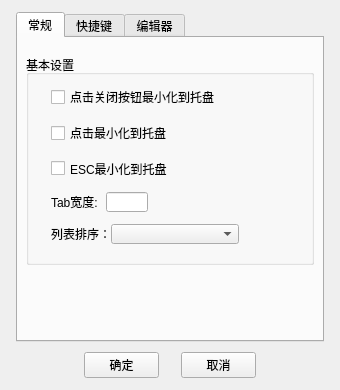
<?xml version="1.0" encoding="UTF-8"?>
<ui version="4.0">
 <class>SetDialog</class>
 <widget class="QDialog" name="SetDialog">
  <property name="geometry">
   <rect>
    <x>0</x>
    <y>0</y>
    <width>340</width>
    <height>390</height>
   </rect>
  </property>
  <property name="sizePolicy">
   <sizepolicy hsizetype="Fixed" vsizetype="Fixed">
    <horstretch>0</horstretch>
    <verstretch>0</verstretch>
   </sizepolicy>
  </property>
  <property name="minimumSize">
   <size>
    <width>340</width>
    <height>390</height>
   </size>
  </property>
  <property name="maximumSize">
   <size>
    <width>340</width>
    <height>390</height>
   </size>
  </property>
  <property name="windowTitle">
   <string>设置</string>
  </property>
  <widget class="QTabWidget" name="tabWidget">
   <property name="geometry">
    <rect>
     <x>16</x>
     <y>12</y>
     <width>308</width>
     <height>330</height>
    </rect>
   </property>
   <property name="currentIndex">
    <number>0</number>
   </property>
   <widget class="QWidget" name="tabGeneral">
    <attribute name="title">
     <string>常规</string>
    </attribute>
    <layout class="QVBoxLayout" name="verticalLayoutGeneral">
     <property name="spacing">
      <number>8</number>
     </property>
     <property name="leftMargin">
      <number>8</number>
     </property>
     <property name="topMargin">
      <number>8</number>
     </property>
     <property name="rightMargin">
      <number>8</number>
     </property>
     <property name="bottomMargin">
      <number>0</number>
     </property>
     <item>
      <widget class="QGroupBox" name="groupBox">
       <property name="minimumSize">
        <size>
         <width>0</width>
         <height>210</height>
        </size>
       </property>
       <property name="maximumSize">
        <size>
         <width>16777215</width>
         <height>191</height>
        </size>
       </property>
       <property name="title">
        <string>基本设置</string>
       </property>
       <layout class="QVBoxLayout" name="verticalLayoutBasic">
        <property name="spacing">
         <number>12</number>
        </property>
        <property name="leftMargin">
         <number>22</number>
        </property>
        <property name="topMargin">
         <number>10</number>
        </property>
        <property name="rightMargin">
         <number>22</number>
        </property>
        <property name="bottomMargin">
         <number>18</number>
        </property>
        <item>
         <widget class="QCheckBox" name="checkBoxCloseToTray">
          <property name="text">
           <string>点击关闭按钮最小化到托盘</string>
          </property>
         </widget>
        </item>
        <item>
         <widget class="QCheckBox" name="checkBoxMiniToTray">
          <property name="text">
           <string>点击最小化到托盘</string>
          </property>
         </widget>
        </item>
        <item>
         <widget class="QCheckBox" name="checkBoxEscToTray">
          <property name="text">
           <string>ESC最小化到托盘</string>
          </property>
         </widget>
        </item>
        <item>
         <layout class="QHBoxLayout" name="horizontalLayoutTabWidth">
          <property name="spacing">
           <number>8</number>
          </property>
          <property name="topMargin">
           <number>0</number>
          </property>
          <item>
           <widget class="QLabel" name="label">
            <property name="minimumSize">
             <size>
              <width>0</width>
              <height>20</height>
             </size>
            </property>
            <property name="text">
             <string>Tab宽度:</string>
            </property>
           </widget>
          </item>
          <item>
           <widget class="QLineEdit" name="lineEditTabWidth">
            <property name="minimumSize">
             <size>
              <width>0</width>
              <height>20</height>
             </size>
            </property>
            <property name="maximumSize">
             <size>
              <width>42</width>
              <height>16777215</height>
             </size>
            </property>
           </widget>
          </item>
          <item>
           <spacer name="horizontalSpacerTabWidth">
            <property name="orientation">
             <enum>Qt::Horizontal</enum>
            </property>
            <property name="sizeHint" stdset="0">
             <size>
              <width>40</width>
              <height>20</height>
             </size>
            </property>
           </spacer>
          </item>
         </layout>
        </item>
        <item>
         <layout class="QHBoxLayout" name="horizontalLayoutSort" stretch="0,1">
          <property name="spacing">
           <number>0</number>
          </property>
          <property name="rightMargin">
           <number>50</number>
          </property>
          <item>
           <widget class="QLabel" name="label_2">
            <property name="minimumSize">
             <size>
              <width>0</width>
              <height>20</height>
             </size>
            </property>
            <property name="text">
             <string>列表排序：</string>
            </property>
           </widget>
          </item>
          <item>
           <widget class="QComboBox" name="comboBox">
            <property name="minimumSize">
             <size>
              <width>0</width>
              <height>20</height>
             </size>
            </property>
           </widget>
          </item>
         </layout>
        </item>
       </layout>
      </widget>
     </item>
     <item>
      <spacer name="verticalSpacerGeneral">
       <property name="orientation">
        <enum>Qt::Vertical</enum>
       </property>
       <property name="sizeHint" stdset="0">
        <size>
         <width>20</width>
         <height>20</height>
        </size>
       </property>
      </spacer>
     </item>
    </layout>
   </widget>
   <widget class="QWidget" name="tabShortcut">
    <attribute name="title">
     <string>快捷键</string>
    </attribute>
    <layout class="QVBoxLayout" name="verticalLayoutShortcut" stretch="1,3">
     <property name="spacing">
      <number>8</number>
     </property>
     <property name="leftMargin">
      <number>8</number>
     </property>
     <property name="topMargin">
      <number>8</number>
     </property>
     <property name="rightMargin">
      <number>8</number>
     </property>
     <property name="bottomMargin">
      <number>8</number>
     </property>
     <item>
      <widget class="QGroupBox" name="groupBox_2">
       <property name="minimumSize">
        <size>
         <width>0</width>
         <height>100</height>
        </size>
       </property>
       <property name="maximumSize">
        <size>
         <width>16777215</width>
         <height>100</height>
        </size>
       </property>
       <property name="title">
        <string>全局热键：显示/隐藏主窗口</string>
       </property>
       <widget class="QKeySequenceEdit" name="keySequenceEdit">
        <property name="geometry">
         <rect>
          <x>40</x>
          <y>30</y>
          <width>181</width>
          <height>31</height>
         </rect>
        </property>
       </widget>
       <widget class="QLabel" name="labelShortcutHint">
        <property name="geometry">
         <rect>
          <x>20</x>
          <y>28</y>
          <width>231</width>
          <height>56</height>
         </rect>
        </property>
        <property name="text">
         <string>uos 下会同步注册到系统快捷键，按下后切换主窗口显示状态。</string>
        </property>
        <property name="alignment">
         <set>Qt::AlignLeading|Qt::AlignLeft|Qt::AlignTop</set>
        </property>
        <property name="wordWrap">
         <bool>true</bool>
        </property>
       </widget>
      </widget>
     </item>
     <item>
      <widget class="QGroupBox" name="groupBoxEditorShortcuts">
       <property name="title">
        <string>编辑快捷键</string>
       </property>
       <layout class="QGridLayout" name="gridLayoutEditorShortcuts">
        <property name="leftMargin">
         <number>16</number>
        </property>
        <property name="topMargin">
         <number>16</number>
        </property>
        <property name="rightMargin">
         <number>16</number>
        </property>
        <property name="bottomMargin">
         <number>12</number>
        </property>
        <property name="horizontalSpacing">
         <number>8</number>
        </property>
        <property name="verticalSpacing">
         <number>10</number>
        </property>
        <item row="1" column="0">
         <widget class="QLabel" name="labelChecklistShortcut">
          <property name="text">
           <string>插入待办：</string>
          </property>
         </widget>
        </item>
        <item row="0" column="1">
         <widget class="QKeySequenceEdit" name="keySequenceEditTable"/>
        </item>
        <item row="0" column="0">
         <widget class="QLabel" name="labelTableShortcut">
          <property name="text">
           <string>插入表格：</string>
          </property>
         </widget>
        </item>
        <item row="2" column="1">
         <widget class="QKeySequenceEdit" name="keySequenceEditCodeBlock"/>
        </item>
        <item row="1" column="1">
         <widget class="QKeySequenceEdit" name="keySequenceEditChecklist"/>
        </item>
        <item row="2" column="0">
         <widget class="QLabel" name="labelCodeBlockShortcut">
          <property name="text">
           <string>插入代码块：</string>
          </property>
         </widget>
        </item>
       </layout>
      </widget>
     </item>
    </layout>
   </widget>
   <widget class="QWidget" name="tabEditor">
    <attribute name="title">
     <string>编辑器</string>
    </attribute>
    <layout class="QVBoxLayout" name="verticalLayoutEditor">
     <property name="spacing">
      <number>8</number>
     </property>
     <property name="leftMargin">
      <number>8</number>
     </property>
     <property name="topMargin">
      <number>8</number>
     </property>
     <property name="rightMargin">
      <number>8</number>
     </property>
     <property name="bottomMargin">
      <number>0</number>
     </property>
     <item>
      <widget class="QGroupBox" name="groupBox_3">
       <property name="minimumSize">
        <size>
         <width>0</width>
         <height>130</height>
        </size>
       </property>
       <property name="maximumSize">
        <size>
         <width>16777215</width>
         <height>130</height>
        </size>
       </property>
       <property name="title">
        <string>新建标签样式</string>
       </property>
       <widget class="QLabel" name="labelDefaultFont">
        <property name="geometry">
         <rect>
          <x>20</x>
          <y>38</y>
          <width>40</width>
          <height>20</height>
         </rect>
        </property>
        <property name="text">
         <string>字体：</string>
        </property>
       </widget>
       <widget class="QPushButton" name="btnDefaultFont">
        <property name="geometry">
         <rect>
          <x>65</x>
          <y>35</y>
          <width>185</width>
          <height>26</height>
         </rect>
        </property>
        <property name="text">
         <string>选择字体…</string>
        </property>
       </widget>
       <widget class="QToolButton" name="btnDefaultPen">
        <property name="geometry">
         <rect>
          <x>20</x>
          <y>82</y>
          <width>110</width>
          <height>28</height>
         </rect>
        </property>
        <property name="text">
         <string>文字颜色</string>
        </property>
        <property name="toolButtonStyle">
         <enum>Qt::ToolButtonTextBesideIcon</enum>
        </property>
       </widget>
       <widget class="QToolButton" name="btnDefaultPaper">
        <property name="geometry">
         <rect>
          <x>145</x>
          <y>82</y>
          <width>110</width>
          <height>28</height>
         </rect>
        </property>
        <property name="text">
         <string>背景颜色</string>
        </property>
        <property name="toolButtonStyle">
         <enum>Qt::ToolButtonTextBesideIcon</enum>
        </property>
       </widget>
      </widget>
     </item>
     <item>
      <spacer name="verticalSpacerEditor">
       <property name="orientation">
        <enum>Qt::Vertical</enum>
       </property>
       <property name="sizeHint" stdset="0">
        <size>
         <width>20</width>
         <height>40</height>
        </size>
       </property>
      </spacer>
     </item>
    </layout>
   </widget>
  </widget>
  <widget class="QPushButton" name="pushButtonOk">
   <property name="geometry">
    <rect>
     <x>84</x>
     <y>352</y>
     <width>75</width>
     <height>26</height>
    </rect>
   </property>
   <property name="text">
    <string>确定</string>
   </property>
  </widget>
  <widget class="QPushButton" name="pushButtonCancel">
   <property name="geometry">
    <rect>
     <x>181</x>
     <y>352</y>
     <width>75</width>
     <height>26</height>
    </rect>
   </property>
   <property name="text">
    <string>取消</string>
   </property>
  </widget>
 </widget>
 <resources/>
 <connections/>
</ui>
